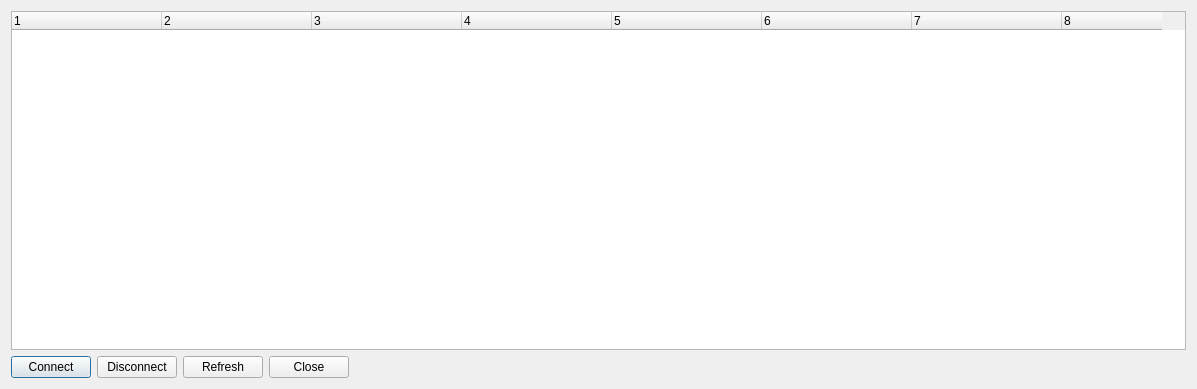
<?xml version="1.0" encoding="UTF-8"?>
<ui version="4.0">
 <class>Servers</class>
 <widget class="QDialog" name="Servers">
  <property name="geometry">
   <rect>
    <x>0</x>
    <y>0</y>
    <width>1197</width>
    <height>389</height>
   </rect>
  </property>
  <property name="windowTitle">
   <string>Active dspserver list</string>
  </property>
  <layout class="QVBoxLayout" name="verticalLayout">
   <item>
    <widget class="QTreeWidget" name="treelist">
     <property name="horizontalScrollBarPolicy">
      <enum>Qt::ScrollBarAsNeeded</enum>
     </property>
     <property name="autoScroll">
      <bool>true</bool>
     </property>
     <property name="autoScrollMargin">
      <number>16</number>
     </property>
     <property name="columnCount">
      <number>8</number>
     </property>
     <attribute name="headerVisible">
      <bool>true</bool>
     </attribute>
     <attribute name="headerDefaultSectionSize">
      <number>150</number>
     </attribute>
     <attribute name="headerStretchLastSection">
      <bool>false</bool>
     </attribute>
     <column>
      <property name="text">
       <string notr="true">1</string>
      </property>
     </column>
     <column>
      <property name="text">
       <string notr="true">2</string>
      </property>
     </column>
     <column>
      <property name="text">
       <string notr="true">3</string>
      </property>
     </column>
     <column>
      <property name="text">
       <string notr="true">4</string>
      </property>
     </column>
     <column>
      <property name="text">
       <string notr="true">5</string>
      </property>
     </column>
     <column>
      <property name="text">
       <string notr="true">6</string>
      </property>
     </column>
     <column>
      <property name="text">
       <string notr="true">7</string>
      </property>
     </column>
     <column>
      <property name="text">
       <string notr="true">8</string>
      </property>
     </column>
    </widget>
   </item>
   <item>
    <layout class="QHBoxLayout" name="horizontalLayout">
     <item>
      <widget class="QPushButton" name="QuickConnect">
       <property name="text">
        <string>Connect</string>
       </property>
      </widget>
     </item>
     <item>
      <widget class="QPushButton" name="QuickDisconnect">
       <property name="text">
        <string>Disconnect</string>
       </property>
      </widget>
     </item>
     <item>
      <widget class="QPushButton" name="refreshButton">
       <property name="text">
        <string>Refresh</string>
       </property>
      </widget>
     </item>
     <item>
      <widget class="QPushButton" name="closebutton">
       <property name="text">
        <string>Close</string>
       </property>
      </widget>
     </item>
     <item>
      <spacer name="horizontalSpacer">
       <property name="orientation">
        <enum>Qt::Horizontal</enum>
       </property>
       <property name="sizeHint" stdset="0">
        <size>
         <width>40</width>
         <height>20</height>
        </size>
       </property>
      </spacer>
     </item>
    </layout>
   </item>
  </layout>
 </widget>
 <resources/>
 <connections/>
 <slots>
  <slot>closeClick()</slot>
 </slots>
</ui>
